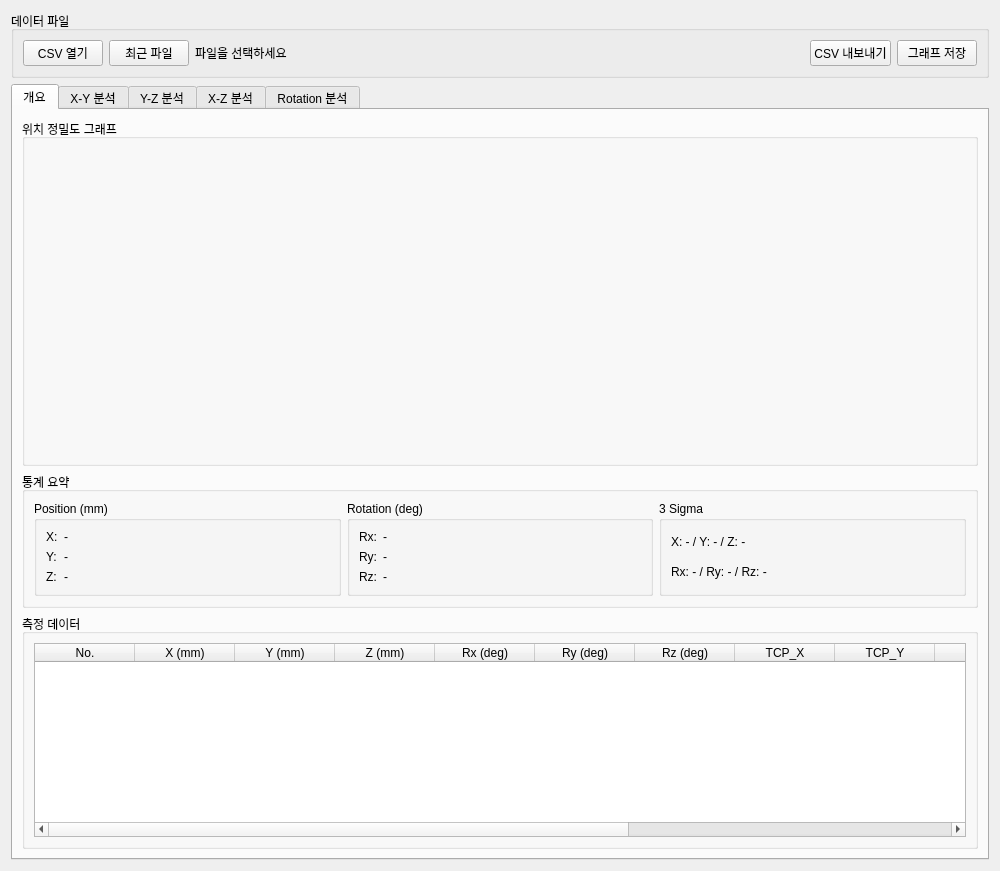
<?xml version="1.0" encoding="UTF-8"?>
<ui version="4.0">
 <class>PrecisionAnalyzerWindow</class>
 <widget class="QWidget" name="PrecisionAnalyzerWindow">
  <property name="minimumSize">
   <size>
    <width>1000</width>
    <height>700</height>
   </size>
  </property>
  <property name="windowTitle">
   <string>Precision Test Analyzer</string>
  </property>
  <layout class="QVBoxLayout" name="verticalLayout_main">
   <!-- 상단: 파일 열기 -->
   <item>
    <widget class="QGroupBox" name="groupBox_file">
     <property name="title">
      <string>데이터 파일</string>
     </property>
     <layout class="QHBoxLayout" name="horizontalLayout_file">
      <item>
       <widget class="QPushButton" name="pushButton_openFile">
        <property name="text">
         <string>CSV 열기</string>
        </property>
       </widget>
      </item>
      <item>
       <widget class="QPushButton" name="pushButton_recentFile">
        <property name="text">
         <string>최근 파일</string>
        </property>
       </widget>
      </item>
      <item>
       <widget class="QLabel" name="label_fileName">
        <property name="text">
         <string>파일을 선택하세요</string>
        </property>
       </widget>
      </item>
      <item>
       <spacer name="horizontalSpacer_file">
        <property name="orientation">
         <enum>Qt::Horizontal</enum>
        </property>
        <property name="sizeHint" stdset="0">
         <size>
          <width>40</width>
          <height>20</height>
         </size>
        </property>
       </spacer>
      </item>
      <item>
       <widget class="QPushButton" name="pushButton_exportCSV">
        <property name="text">
         <string>CSV 내보내기</string>
        </property>
       </widget>
      </item>
      <item>
       <widget class="QPushButton" name="pushButton_saveGraphs">
        <property name="text">
         <string>그래프 저장</string>
        </property>
       </widget>
      </item>
     </layout>
    </widget>
   </item>

   <!-- 탭 위젯 -->
   <item>
    <widget class="QTabWidget" name="tabWidget">
     <property name="currentIndex">
      <number>0</number>
     </property>

     <!-- Tab 1: 개요 -->
     <widget class="QWidget" name="tab_overview">
      <attribute name="title">
       <string>개요</string>
      </attribute>
      <layout class="QVBoxLayout" name="verticalLayout_overview">
       <!-- 그래프 2x2 그리드 -->
       <item>
        <widget class="QGroupBox" name="groupBox_overviewGraphs">
         <property name="title">
          <string>위치 정밀도 그래프</string>
         </property>
         <layout class="QGridLayout" name="gridLayout_overviewGraphs">
          <item row="0" column="0">
           <widget class="QWidget" name="widget_overviewXY" native="true">
            <property name="minimumSize">
             <size>
              <width>200</width>
              <height>150</height>
             </size>
            </property>
           </widget>
          </item>
          <item row="0" column="1">
           <widget class="QWidget" name="widget_overviewYZ" native="true">
            <property name="minimumSize">
             <size>
              <width>200</width>
              <height>150</height>
             </size>
            </property>
           </widget>
          </item>
          <item row="1" column="0">
           <widget class="QWidget" name="widget_overviewZX" native="true">
            <property name="minimumSize">
             <size>
              <width>200</width>
              <height>150</height>
             </size>
            </property>
           </widget>
          </item>
          <item row="1" column="1">
           <widget class="QWidget" name="widget_overviewRotation" native="true">
            <property name="minimumSize">
             <size>
              <width>200</width>
              <height>150</height>
             </size>
            </property>
           </widget>
          </item>
         </layout>
        </widget>
       </item>

       <!-- 통계 요약 -->
       <item>
        <widget class="QGroupBox" name="groupBox_overviewStats">
         <property name="title">
          <string>통계 요약</string>
         </property>
         <layout class="QHBoxLayout" name="horizontalLayout_overviewStats">
          <!-- Position -->
          <item>
           <widget class="QGroupBox" name="groupBox_posStats">
            <property name="title">
             <string>Position (mm)</string>
            </property>
            <layout class="QFormLayout" name="formLayout_posStats">
             <item row="0" column="0">
              <widget class="QLabel" name="label_x">
               <property name="text">
                <string>X:</string>
               </property>
              </widget>
             </item>
             <item row="0" column="1">
              <widget class="QLabel" name="label_xValue">
               <property name="text">
                <string>-</string>
               </property>
              </widget>
             </item>
             <item row="1" column="0">
              <widget class="QLabel" name="label_y">
               <property name="text">
                <string>Y:</string>
               </property>
              </widget>
             </item>
             <item row="1" column="1">
              <widget class="QLabel" name="label_yValue">
               <property name="text">
                <string>-</string>
               </property>
              </widget>
             </item>
             <item row="2" column="0">
              <widget class="QLabel" name="label_z">
               <property name="text">
                <string>Z:</string>
               </property>
              </widget>
             </item>
             <item row="2" column="1">
              <widget class="QLabel" name="label_zValue">
               <property name="text">
                <string>-</string>
               </property>
              </widget>
             </item>
            </layout>
           </widget>
          </item>
          <!-- Rotation -->
          <item>
           <widget class="QGroupBox" name="groupBox_rotStats">
            <property name="title">
             <string>Rotation (deg)</string>
            </property>
            <layout class="QFormLayout" name="formLayout_rotStats">
             <item row="0" column="0">
              <widget class="QLabel" name="label_rx">
               <property name="text">
                <string>Rx:</string>
               </property>
              </widget>
             </item>
             <item row="0" column="1">
              <widget class="QLabel" name="label_rxValue">
               <property name="text">
                <string>-</string>
               </property>
              </widget>
             </item>
             <item row="1" column="0">
              <widget class="QLabel" name="label_ry">
               <property name="text">
                <string>Ry:</string>
               </property>
              </widget>
             </item>
             <item row="1" column="1">
              <widget class="QLabel" name="label_ryValue">
               <property name="text">
                <string>-</string>
               </property>
              </widget>
             </item>
             <item row="2" column="0">
              <widget class="QLabel" name="label_rz">
               <property name="text">
                <string>Rz:</string>
               </property>
              </widget>
             </item>
             <item row="2" column="1">
              <widget class="QLabel" name="label_rzValue">
               <property name="text">
                <string>-</string>
               </property>
              </widget>
             </item>
            </layout>
           </widget>
          </item>
          <!-- 3 Sigma -->
          <item>
           <widget class="QGroupBox" name="groupBox_3sigma">
            <property name="title">
             <string>3 Sigma</string>
            </property>
            <layout class="QVBoxLayout" name="verticalLayout_3sigma">
             <item>
              <widget class="QLabel" name="label_3sigmaPos">
               <property name="text">
                <string>X: - / Y: - / Z: -</string>
               </property>
              </widget>
             </item>
             <item>
              <widget class="QLabel" name="label_3sigmaRot">
               <property name="text">
                <string>Rx: - / Ry: - / Rz: -</string>
               </property>
              </widget>
             </item>
            </layout>
           </widget>
          </item>
         </layout>
        </widget>
       </item>

       <!-- 데이터 테이블 -->
       <item>
        <widget class="QGroupBox" name="groupBox_dataTable">
         <property name="title">
          <string>측정 데이터</string>
         </property>
         <layout class="QVBoxLayout" name="verticalLayout_dataTable">
          <item>
           <widget class="QTableWidget" name="tableWidget_data">
            <property name="maximumSize">
             <size>
              <width>16777215</width>
              <height>200</height>
             </size>
            </property>
            <property name="columnCount">
             <number>14</number>
            </property>
            <column>
             <property name="text">
              <string>No.</string>
             </property>
            </column>
            <column>
             <property name="text">
              <string>X (mm)</string>
             </property>
            </column>
            <column>
             <property name="text">
              <string>Y (mm)</string>
             </property>
            </column>
            <column>
             <property name="text">
              <string>Z (mm)</string>
             </property>
            </column>
            <column>
             <property name="text">
              <string>Rx (deg)</string>
             </property>
            </column>
            <column>
             <property name="text">
              <string>Ry (deg)</string>
             </property>
            </column>
            <column>
             <property name="text">
              <string>Rz (deg)</string>
             </property>
            </column>
            <column>
             <property name="text">
              <string>TCP_X</string>
             </property>
            </column>
            <column>
             <property name="text">
              <string>TCP_Y</string>
             </property>
            </column>
            <column>
             <property name="text">
              <string>TCP_Z</string>
             </property>
            </column>
            <column>
             <property name="text">
              <string>TCP_Rx</string>
             </property>
            </column>
            <column>
             <property name="text">
              <string>TCP_Ry</string>
             </property>
            </column>
            <column>
             <property name="text">
              <string>TCP_Rz</string>
             </property>
            </column>
            <column>
             <property name="text">
              <string>Time</string>
             </property>
            </column>
           </widget>
          </item>
         </layout>
        </widget>
       </item>
      </layout>
     </widget>

     <!-- Tab 2: X-Y 분석 -->
     <widget class="QWidget" name="tab_xy">
      <attribute name="title">
       <string>X-Y 분석</string>
      </attribute>
      <layout class="QVBoxLayout" name="verticalLayout_xy">
       <item>
        <widget class="QWidget" name="widget_graphXY" native="true">
         <property name="minimumSize">
          <size>
           <width>400</width>
           <height>400</height>
          </size>
         </property>
        </widget>
       </item>
       <item>
        <widget class="QGroupBox" name="groupBox_xyStats">
         <property name="title">
          <string>X-Y 통계</string>
         </property>
         <layout class="QHBoxLayout" name="horizontalLayout_xyStats">
          <item>
           <widget class="QLabel" name="label_xyStatsX">
            <property name="text">
             <string>X: -</string>
            </property>
           </widget>
          </item>
          <item>
           <widget class="QLabel" name="label_xyStatsY">
            <property name="text">
             <string>Y: -</string>
            </property>
           </widget>
          </item>
          <item>
           <spacer name="horizontalSpacer_xy">
            <property name="orientation">
             <enum>Qt::Horizontal</enum>
            </property>
           </spacer>
          </item>
         </layout>
        </widget>
       </item>
      </layout>
     </widget>

     <!-- Tab 3: Y-Z 분석 -->
     <widget class="QWidget" name="tab_yz">
      <attribute name="title">
       <string>Y-Z 분석</string>
      </attribute>
      <layout class="QVBoxLayout" name="verticalLayout_yz">
       <item>
        <widget class="QWidget" name="widget_graphYZ" native="true">
         <property name="minimumSize">
          <size>
           <width>400</width>
           <height>400</height>
          </size>
         </property>
        </widget>
       </item>
       <item>
        <widget class="QGroupBox" name="groupBox_yzStats">
         <property name="title">
          <string>Y-Z 통계</string>
         </property>
         <layout class="QHBoxLayout" name="horizontalLayout_yzStats">
          <item>
           <widget class="QLabel" name="label_yzStatsY">
            <property name="text">
             <string>Y: -</string>
            </property>
           </widget>
          </item>
          <item>
           <widget class="QLabel" name="label_yzStatsZ">
            <property name="text">
             <string>Z: -</string>
            </property>
           </widget>
          </item>
          <item>
           <spacer name="horizontalSpacer_yz">
            <property name="orientation">
             <enum>Qt::Horizontal</enum>
            </property>
           </spacer>
          </item>
         </layout>
        </widget>
       </item>
      </layout>
     </widget>

     <!-- Tab 4: X-Z 분석 -->
     <widget class="QWidget" name="tab_zx">
      <attribute name="title">
       <string>X-Z 분석</string>
      </attribute>
      <layout class="QVBoxLayout" name="verticalLayout_zx">
       <item>
        <widget class="QWidget" name="widget_graphZX" native="true">
         <property name="minimumSize">
          <size>
           <width>400</width>
           <height>400</height>
          </size>
         </property>
        </widget>
       </item>
       <item>
        <widget class="QGroupBox" name="groupBox_zxStats">
         <property name="title">
          <string>X-Z 통계</string>
         </property>
         <layout class="QHBoxLayout" name="horizontalLayout_zxStats">
          <item>
           <widget class="QLabel" name="label_zxStatsX">
            <property name="text">
             <string>X: -</string>
            </property>
           </widget>
          </item>
          <item>
           <widget class="QLabel" name="label_zxStatsZ">
            <property name="text">
             <string>Z: -</string>
            </property>
           </widget>
          </item>
          <item>
           <spacer name="horizontalSpacer_zx">
            <property name="orientation">
             <enum>Qt::Horizontal</enum>
            </property>
           </spacer>
          </item>
         </layout>
        </widget>
       </item>
      </layout>
     </widget>

     <!-- Tab 5: Rotation 분석 -->
     <widget class="QWidget" name="tab_rotation">
      <attribute name="title">
       <string>Rotation 분석</string>
      </attribute>
      <layout class="QVBoxLayout" name="verticalLayout_rotation">
       <!-- Rx 그래프 -->
       <item>
        <widget class="QGroupBox" name="groupBox_rx">
         <property name="title">
          <string>Rx</string>
         </property>
         <layout class="QVBoxLayout" name="verticalLayout_rx">
          <item>
           <widget class="QWidget" name="widget_graphRx" native="true">
            <property name="minimumSize">
             <size>
              <width>400</width>
              <height>150</height>
             </size>
            </property>
           </widget>
          </item>
          <item>
           <widget class="QLabel" name="label_rotStatsRx">
            <property name="text">
             <string>Rx: -</string>
            </property>
           </widget>
          </item>
         </layout>
        </widget>
       </item>
       <!-- Ry 그래프 -->
       <item>
        <widget class="QGroupBox" name="groupBox_ry">
         <property name="title">
          <string>Ry</string>
         </property>
         <layout class="QVBoxLayout" name="verticalLayout_ry">
          <item>
           <widget class="QWidget" name="widget_graphRy" native="true">
            <property name="minimumSize">
             <size>
              <width>400</width>
              <height>150</height>
             </size>
            </property>
           </widget>
          </item>
          <item>
           <widget class="QLabel" name="label_rotStatsRy">
            <property name="text">
             <string>Ry: -</string>
            </property>
           </widget>
          </item>
         </layout>
        </widget>
       </item>
       <!-- Rz 그래프 -->
       <item>
        <widget class="QGroupBox" name="groupBox_rz">
         <property name="title">
          <string>Rz</string>
         </property>
         <layout class="QVBoxLayout" name="verticalLayout_rz">
          <item>
           <widget class="QWidget" name="widget_graphRz" native="true">
            <property name="minimumSize">
             <size>
              <width>400</width>
              <height>150</height>
             </size>
            </property>
           </widget>
          </item>
          <item>
           <widget class="QLabel" name="label_rotStatsRz">
            <property name="text">
             <string>Rz: -</string>
            </property>
           </widget>
          </item>
         </layout>
        </widget>
       </item>
      </layout>
     </widget>

    </widget>
   </item>
  </layout>
 </widget>
 <resources/>
 <connections/>
</ui>
